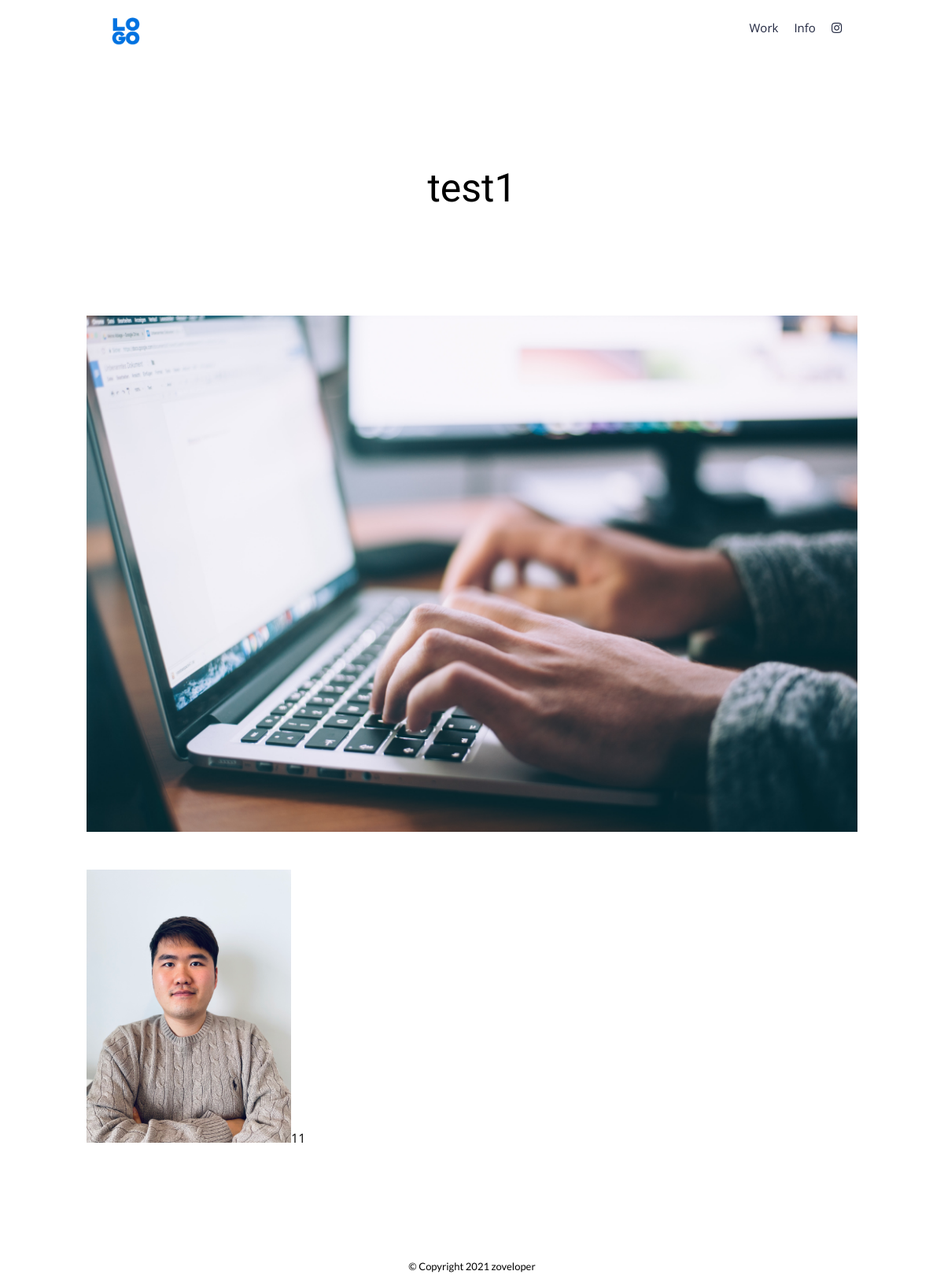
The app's page /post/2/ with its own data.
### base/models.py (models this page shows, shortened)
class Post(models.Model):
    name = models.CharField(max_length=200, null=True, blank=True)
    thumbnail = models.ImageField(null=True, blank=True, default='/placeholder.png')
    category = models.CharField(max_length=200, null=True, blank=True)
    description = RichTextUploadingField(null=True, blank=True)
    active = models.BooleanField(default=False)
    featured = models.BooleanField(default=False)
    id = models.AutoField( editable=False, primary_key=True)

### base/views.py (the view)
# urls.py: path('post/<str:pk>/', views.post, name="post"),
def post(request, pk):
    post=Post.objects.get(id=pk)
    context = {'post':post}
    return render(request,'base/post.html', context)

### base/templates/base/post.html (shortened to what this page needs)
{%  extends 'base/main.html' %}
{% load static %}
{%  block content %}
<section class="post-detail-section">
    <div class="post-wrapper">
        <div class="post-img-container">
            <h1 class="post-head">{{post.name|safe}}</h1>
            <div class="post-detail">
                <img class="post-img" src={{post.thumbnail.url}}>
            </div>
            <p>{{post.description|safe}}</p>
        </div>
    </div>
</section>
{%  endblock content %}

### static/css/default.css (style rules this page uses)
:root { --mainColor:#eaeaea; --secondaryColor:#fff; --borderColor:#c1c1c1; --mainText:black; --secondaryText:#4b5156; --themeDotBorder:#24292e; --previewBg:rgb(251,249,243,0.8); }
html, body { padding:0; margin:0; }
body { opacity: 0; transition: opacity 1s; }
h1, h2, h3, h4, h5, strong { color: var(--mainText); font-family: 'Orelega One', cursive; font-weight: 500; }
p,li, span, label, input, textarea { color: var(--mainText); font-family: 'Open Sans', sans-serif; }
h1 { font-size:50px; }
.post-detail-section { padding-top:100px; }
.post-head { height: 150px; text-align: center; }
.post-img-container { display: flex; flex-direction: column; padding-left: 50px; padding-right: 50px; }
.post-img { width: 100%; height: 100% }
.post-wrapper { display: flex; justify-content: center; padding: 5%; }

### records on screen
Post: name "test1", thumbnail (picture), description (picture), description "11"
